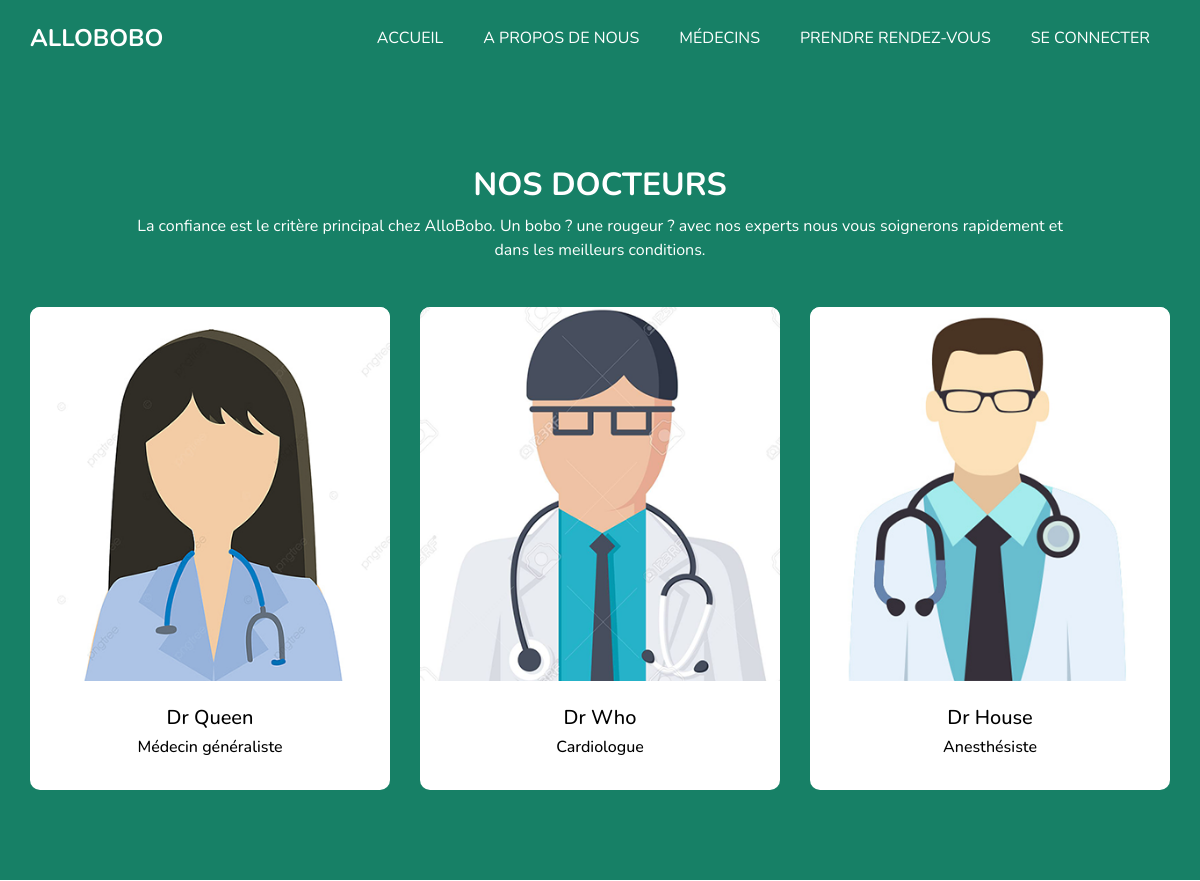
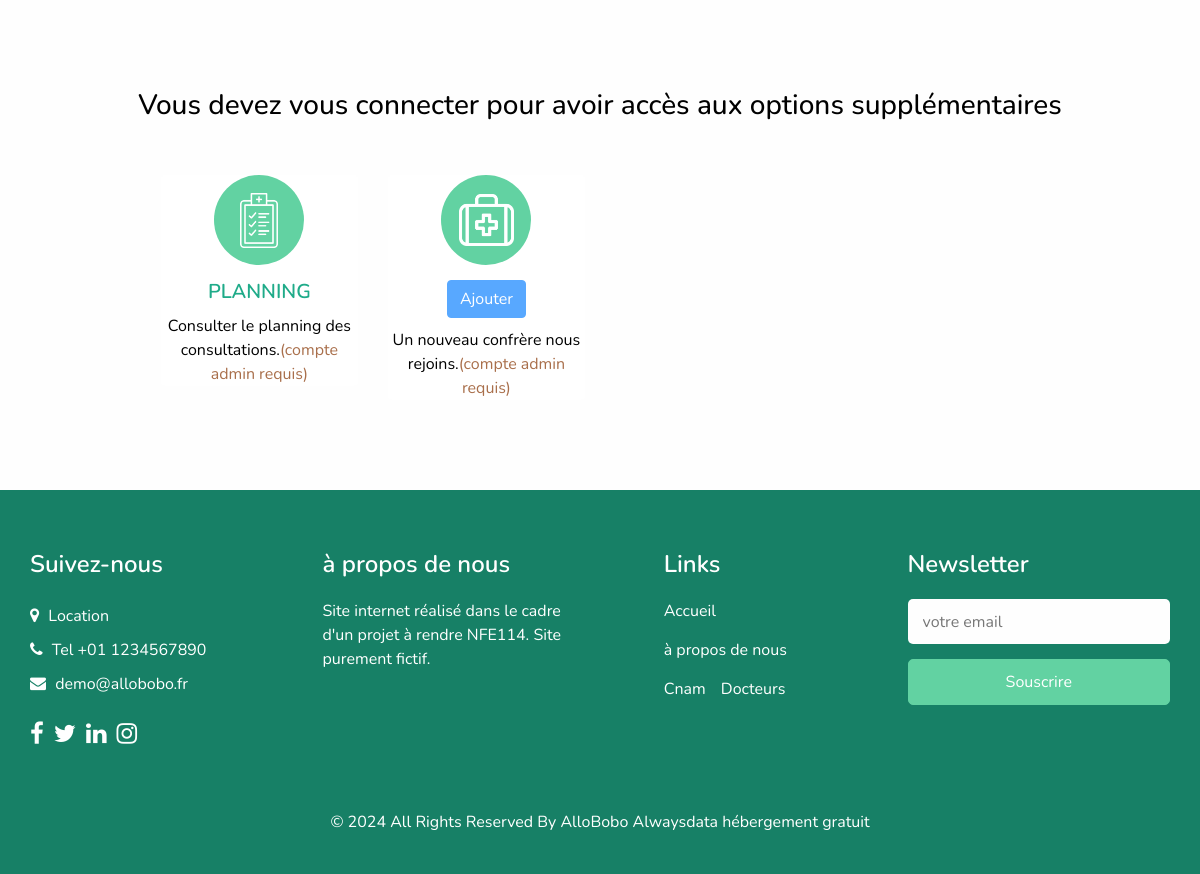
Screenshot of /medecin.php with the database file from the repository (2 pictures, top to bottom).
### tables this page shows
CREATE TABLE IF NOT EXISTS `medecin` (
  `id_medecin` int(3) NOT NULL AUTO_INCREMENT,
  `nom_medecin` varchar(100) NOT NULL,
  `email_medecin` varchar(100) NOT NULL,
  `disponibilite` varchar(100) NOT NULL,
  `specialite` varchar(100) NOT NULL,
  `image` varchar(100) NOT NULL,

  PRIMARY KEY (`id_medecin`)
);

### medecin.php (the view, shortened to what this page needs)
<?php
$a = "disabled";
$compte_admin = "(compte admin requis)";
include('allobobo_bdd.php');
$requete = $bdd->query("SELECT * FROM medecin ");
?>
<!DOCTYPE html>
<html>
<?php include('header.php') ?>
<body class="sub_page">
  <div class="hero_area">
    <?php include('navigation.php') ?>
  </div>
  <section class="doctor_section layout_padding">
    <div class="container">
      <div class="heading_container heading_center">
        <h2>
          Nos Docteurs
        </h2>
            <p class="col-md-10 mx-auto px-0">
              La confiance est le critère principal chez AlloBobo. Un bobo ? une rougeur ? avec nos experts nous vous soignerons rapidement et dans les meilleurs conditions.
            </p>
      </div>
      <div class="row">
      <?php while( $row=$requete->fetch(PDO::FETCH_ASSOC)){ ?>
        <div class="col-sm-6 col-lg-4 mx-auto">
          <div class="box">
            <div class="img-box">
              <img src="<?php echo $row['image'];?>" alt="">
            </div>
            <div class="detail-box">
              <h5><?php echo $row['nom_medecin'];?></h5>
              <h6 class=""><?php echo $row['specialite'];?></h6>
            </div>
          </div>
        </div>
      <?php } ?>
      </div>
    </div>
  </section>
  <?php
        if(isset($_SESSION['email_user']) == 'admin@allobobo.fr'){
            $a='enabled';$compte_admin =""; $lien="agenda.php";
        } else {$lien = ""; $message ='Vous devez vous connecter pour avoir accès aux options supplémentaires';}
        ?>
  <section class="department_section layout_padding">
    <div class="department_container">
      <div class="container ">
        <div class="heading_container heading_center">
        <h3><?php if(isset($message)){echo $message;}  ?></h3>
          <div class="row">
            <div class="col-md-3">
              <div class="box ">
                <div class="img-box">
                  <img src="images/s2.png" alt="">
                </div>
                <div class="detail-box">
                  <h5>
                  <a role ="link" href="<?php echo $lien; ?>">Planning</a>
                  </h5>
                  <p>
                  Consulter le planning des consultations.<span style="color:#a96f4b;"><?php echo $compte_admin;?></span>
                  </p>
                </div>
              </div>
            </div>
            <div class="col-md-3">
              <div class="box ">
                <div class="img-box">
                  <img src="images/s4.png" alt="">
                </div>
                <div class="detail-box">
                  <h5>
                  <button class="btn btn-primary" id="tarde"
                  style="color:white" type="submit" <?php echo $a;?>>Ajouter</button>
                  </h5>
                  <p>
                  Un nouveau confrère nous rejoins.<span style="color:#a96f4b;"><?php echo $compte_admin;?></span>
                  </p>
                </div>
              </div>
            </div>
          </div>
        </div>
      </div>
    </div>
  </section>
  <?php include('footer.php') ?>
</body>
</html>

### header.php (shortened to what this page needs)
<head>
  <link rel="stylesheet" type="text/css" href="css/bootstrap.css" />
  <link rel="stylesheet" type="text/css" href="https://cdnjs.cloudflare.com/ajax/libs/OwlCarousel2/2.3.4/assets/owl.carousel.min.css" />
  <link href="css/font-awesome.min.css" rel="stylesheet" />
  <link href="css/style.css" rel="stylesheet" />
  <link href="css/responsive.css" rel="stylesheet" />
</head>

### navigation.php (shortened to what this page needs)
<header class="header_section">
      <div class="container">
        <nav class="navbar navbar-expand-lg custom_nav-container ">
          <a class="navbar-brand" href="index.php">
            <span>
              AlloBobo
            </span>
          </a>
          <div class="collapse navbar-collapse" id="navbarSupportedContent">
            <ul class="navbar-nav">
              <li class="nav-item active">
                <a class="nav-link" href="index.php">Accueil <span class="sr-only">(current)</span></a>
              </li>
              <li class="nav-item">
                <a class="nav-link" href="aproposdenous.php"> A propos de nous</a>
              </li>
              <li class="nav-item">
                <a class="nav-link" href="medecin.php">Médecins</a>
              </li>
              <li class="nav-item">
                <a class="nav-link" href="rdv.php">Prendre rendez-vous</a>
              </li>
              <li class="nav-item">
                <?php if(isset($_SESSION['email_user'])) {
                ?><a class="nav-link" href="espaceclient.php">Espace personnel</a>
                <?php }else{
                ?><a class="nav-link" href="connexion.php">se connecter</a>
                <?php } ?>
              </li>
            </ul>
          </div>
        </nav>
    </div>
</header>

### footer.php (shortened to what this page needs)
<footer class="footer_section">
    <div class="container">
      <div class="row">
        <div class="col-md-6 col-lg-3 footer_col">
          <div class="footer_contact">
            <h4>
              Suivez-nous
            </h4>
            <div class="contact_link_box">
              <a href="">
                <i class="fa fa-map-marker" aria-hidden="true"></i>
                <span>
                  Location
                </span>
              </a>
              <a href="">
                <i class="fa fa-phone" aria-hidden="true"></i>
                <span>
                  Tel +01 1234567890
                </span>
              </a>
              <a href="mailto:demo@allobobo.fr">
                <i class="fa fa-envelope" aria-hidden="true"></i>
                <span>
                  demo@allobobo.fr
                </span>
              </a>
            </div>
          </div>
          <div class="footer_social">
            <a href="#">
              <i class="fa fa-facebook" aria-hidden="true"></i>
            </a>
            <a href="#">
              <i class="fa fa-twitter" aria-hidden="true"></i>
            </a>
            <a href="#">
              <i class="fa fa-linkedin" aria-hidden="true"></i>
            </a>
            <a href="#">
              <i class="fa fa-instagram" aria-hidden="true"></i>
            </a>
          </div>
        </div>
        <div class="col-md-6 col-lg-3 footer_col">
          <div class="footer_detail">
            <h4>
              à propos de nous
            </h4>
            <p>
              Site internet réalisé dans le cadre d'un projet à rendre NFE114. Site purement fictif.
            </p>
          </div>
        </div>
        <div class="col-md-6 col-lg-2 mx-auto footer_col">
          <div class="footer_link_box">
            <h4>
              Links
            </h4>
            <div class="footer_links">
              <a class="active" href="index.html">
                Accueil
              </a>
              <a class="" href="about.html">
                à propos de nous
              </a>
              <a class="" href="https://www.cnam.fr/portail/">
                Cnam
              </a>
              <a class="" href="medecin.php">
                Docteurs
              </a>
            </div>
          </div>
        </div>
        <div class="col-md-6 col-lg-3 footer_col ">
          <h4>
            Newsletter
          </h4>
          <form action="#">
            <input type="email" placeholder="votre email" />
            <button type="submit">
              Souscrire
            </button>
          </form>
        </div>
      </div>
      <div class="footer-info">
        <p>
          &copy; <span id="displayYear"></span> All Rights Reserved By AlloBobo
          <a href="https://alwaysdata.com/">Alwaysdata hébergement gratuit</a>
        </p>
      </div>
    </div>
  </footer>

### css/responsive.css (style rules this page uses)
@media (min-width: 1200px) { .container { max-width: 1170px; } }

### rows the page displays
medecin: image (picture), nom_medecin "Dr Queen", specialite "Médecin généraliste"
medecin: image (picture), nom_medecin "Dr Who", specialite "Cardiologue"
medecin: image (picture), nom_medecin "Dr House", specialite "Anesthésiste"

### other values shown
$message "Vous devez vous connecter pour avoir accès aux options supplémentaires"
$compte_admin "(compte admin requis)"
